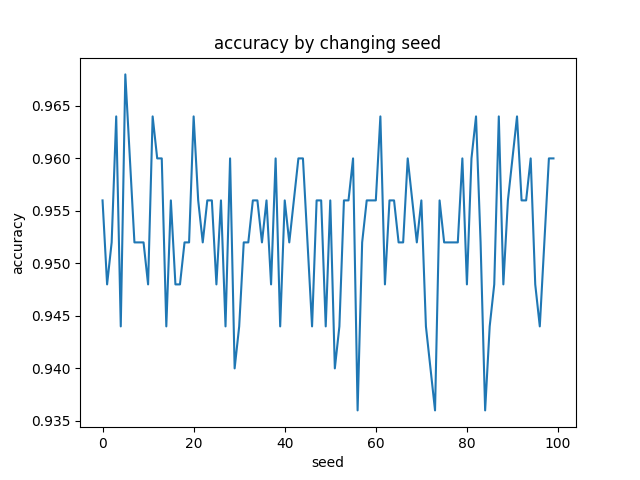

The script that saved this image:
# coding: UTF-8
# モジュールのインポート
import matplotlib.pyplot as plt
from sklearn.datasets import make_classification
from sklearn.ensemble import RandomForestClassifier
from sklearn.model_selection import train_test_split

# データの生成
X, y = make_classification(
    n_samples=1000, n_features=4, n_informative=3, n_redundant=0, random_state=42)
train_X, test_X, train_y, test_y = train_test_split(X, y, random_state=42)

# r_seedsの値の範囲(0から99)
r_seeds = [i for i in range(100)]

# 正解率を格納するからリストを作成
accuracy = []

# 以下にコードを書いてください

# random_stateを変えながらモデルを学習
for seed in r_seeds:
    model = RandomForestClassifier(random_state=seed)
    model.fit(train_X, train_y)
    accuracy.append(model.score(test_X, test_y))

# グラフのプロット
plt.plot(r_seeds, accuracy)
plt.xlabel("seed")
plt.ylabel("accuracy")
plt.title("accuracy by changing seed")
plt.savefig("param_random_state_random_forest.png")
